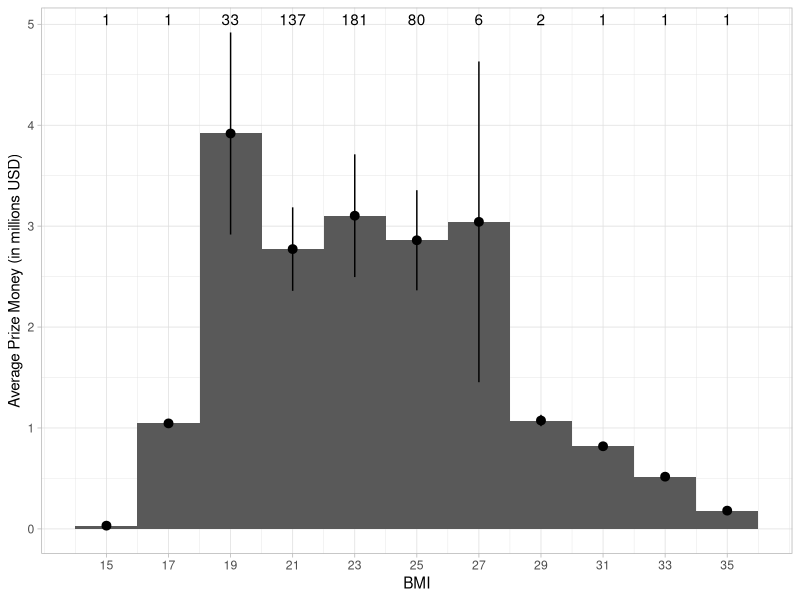
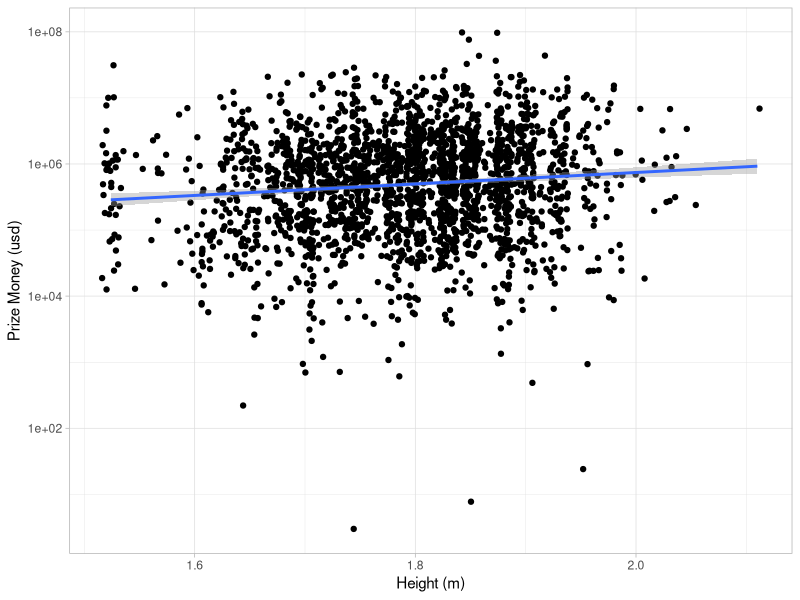
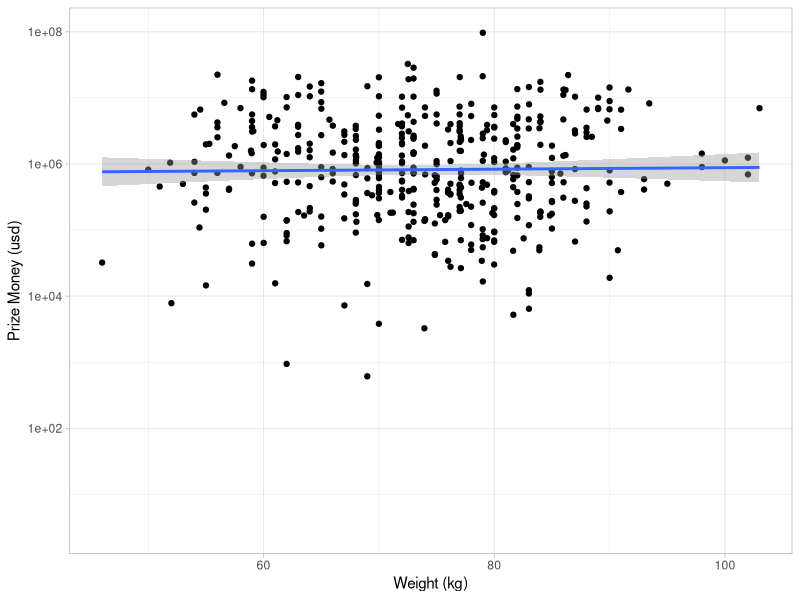
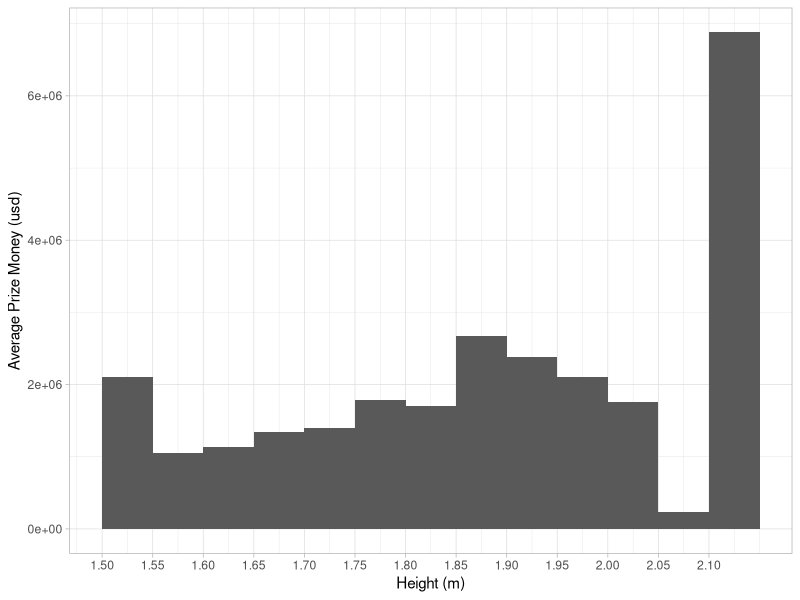
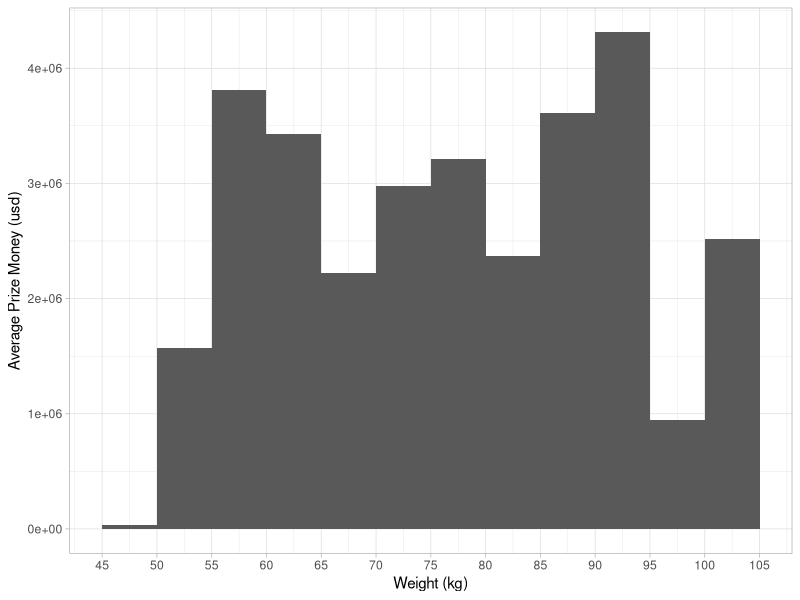

Reproduce these figures in R, in order. (Note: this script raises an error after producing the figures.)
library(tidyverse)
library(ggplot2)

graph1 <- read_csv("huge_csv.csv") |>
  filter(height != 0) |>
  mutate(BMI = (weight/1000)/(height^2)) |>
  mutate(weight_kg = weight/1000)

#Graph BMI/Money
BMI_filtered <- graph1 |> 
  filter(!is.na(BMI)) |> 
  mutate(BMI_bin = round((BMI + 1) / 2) * 2 - 1) |>
  group_by(BMI_bin) |>
  summarise(average_money = mean(prize_money),
            sd_money = sd(prize_money),
            n = n()) |>
  mutate(
    se_money = sd_money / sqrt(n),
    lower_money = average_money - se_money,
    upper_money = average_money + se_money)

ggplot(data = BMI_filtered) +
  aes(x = BMI_bin, y = average_money) +
  theme_light() +
  scale_x_continuous(breaks = seq(15, 35, by = 2)) +
  scale_y_continuous(labels = scales::number_format(scale = 1e-6, accuracy = 1, suffix = "")) + 
  stat_summary_bin(fun = "mean", geom = "col", binwidth = 2) +
  labs(y = "Average Prize Money (in millions USD)",
       x = "BMI") +
  geom_pointrange(aes(ymin = lower_money, ymax = upper_money, na.rm = NULL)) +
  geom_text(aes(label = n),
            y = 5.05e+06)

#Graph Height/Money 
ggplot(data = graph1) +
  aes(x = height, y = prize_money) +
  scale_y_log10() +
  theme_light() +
  geom_point(position = position_jitter(0.008)) +
  geom_smooth(method = "lm") +
  labs(x = "Height (m)",
       y = "Prize Money (usd)")

ggplot(data = graph1) +
  aes(x = weight_kg, y = prize_money) +
  scale_y_log10() +
  theme_light() +
  geom_point(position = position_jitter(0.01)) +
  geom_smooth(method = "lm") +
  labs(x = "Weight (kg)",
       y = "Prize Money (usd)")

ggplot(data = graph1) +
  aes(x = height, y = prize_money) +
  theme_light() +
  scale_x_continuous(breaks = seq(1.5, 2.1, by = 0.05)) +
  stat_summary_bin(fun = "mean", geom = "col", binwidth = 0.05) +
  labs(y = "Average Prize Money (usd)",
       x = "Height (m)")

ggplot(data = graph1) +
  aes(x = weight_kg, y = prize_money) +
  theme_light() +
  scale_x_continuous(breaks = seq(45, 105, by = 5)) +
  stat_summary_bin(fun = "mean", geom = "col", binwidth = 5) +
  labs(y = "Average Prize Money (usd)",
       x = "Weight (kg)")

ggplot(data = graph1) +
  aes(x = year, y = prize_money) +
  theme_light() +
  scale_x_continuous(breaks = seq(1930, 2000, by = 10)) +
  stat_summary_bin(fun = "mean", geom = "col", binwidth = 5) +
  labs(y = "Average Prize Money (usd)",
       x = "Birth Year")

ggplot(data = graph1) +
  aes(x = month, y = prize_money) +
  theme_light() +
  scale_x_continuous(breaks = seq(1, 12, by = 1)) +
  stat_summary_bin(fun = "mean", geom = "col", binwidth = 1) +
  labs(y = "Average Prize Money (usd)",
       x = "Birth Month")
